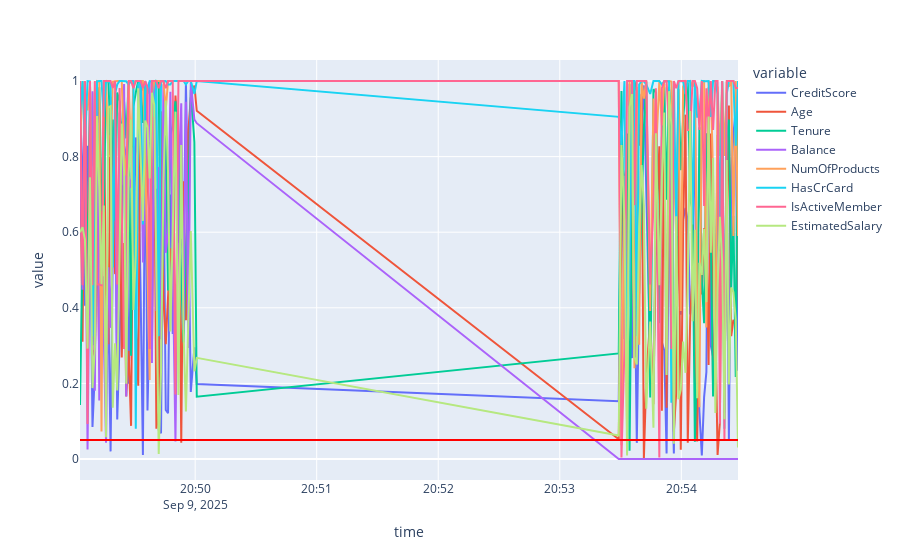

The notebook cell this image was saved under:
### Markdown cell above
### Values below the threshold (e.g. 0.05) indicate data drift

### Code cell
import plotly_express as px

fig = px.line(df_p_vals, x='time', y=feat_cols)
fig.add_hline(y=0.05, line_color='red')
